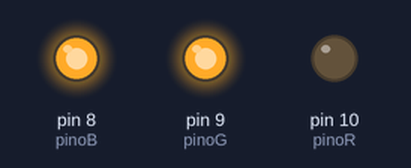
A sketch run on a simulated Arduino Uno, built with avr-gcc and run on an emulated ATmega328P. On the bench: output pins drawn as LEDs (lit = HIGH).

Above: at 5.05 s.
At 6.25 s:
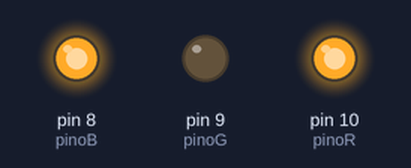
At 7.5 s:
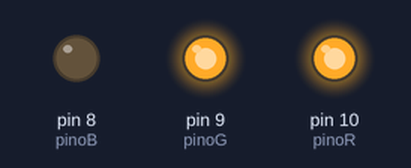
At 8.75 s:
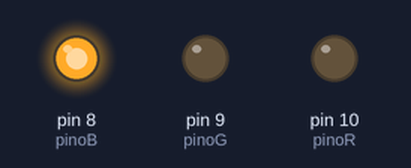
At 10.0 s:
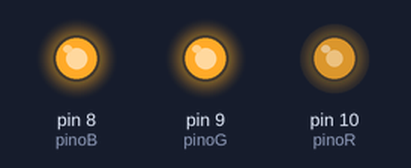
At 14.95 s:
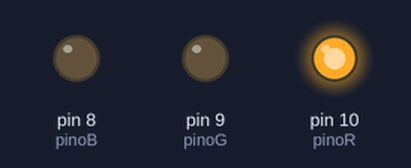
Timing chart, 0 to 18.0 s (numbered marks = the images above):
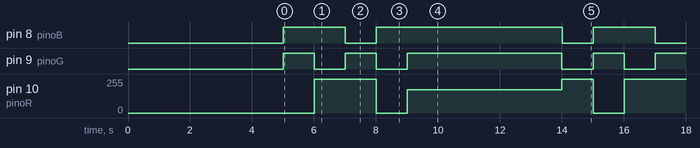

Measured:
- by itself, pin 8 (pinoB): repeats every 10.0 s: LOW 1.0 s, HIGH 6.0 s, LOW 1.0 s, HIGH 2.0 s
- by itself, pin 9 (pinoG): repeats every 10.0 s: LOW 1.0 s, HIGH 1.0 s, LOW 1.0 s, HIGH 5.0 s, LOW 1.0 s, HIGH 1.0 s
- by itself, pin 10 (pinoR): repeats every 10.0 s: 0/255 1.0 s, 175/255 5.0 s, 255/255 1.0 s, 0/255 1.0 s, 255/255 2.0 s

The sketch:

uno_rgb_led_intro.ino
```cpp
int pinoR = 10; //PINO DIGITAL EM QUE O TERMINAL 'R' ESTÁ CONECTADO
int pinoG = 9; //PINO DIGITAL EM QUE O TERMINAL 'G' ESTÁ CONECTADO
int pinoB = 8; //PINO DIGITAL EM QUE O TERMINAL 'B' ESTÁ CONECTADO
//COMENTE A LINHA ABAIXO SE O LED RGB QUE ESTÁ UTILIZANDO É CATODO COMUM
#define COMMON_ANODE

void setup(){
  delay(5000);
  pinMode(pinoR, OUTPUT); //DEFINE O PINO COMO SAÍDA
  pinMode(pinoG, OUTPUT); //DEFINE O PINO COMO SAÍDA
  pinMode(pinoB, OUTPUT); //DEFINE O PINO COMO SAÍDA
}

void loop(){
  setColor(255, 0, 0); //PARÂMETROS PARA PRODUZIR A COR VERMELHA
  delay(1000); //INTERVALO DE 1 SEGUNDO
  setColor(0, 255, 0); //PARÂMETROS PARA PRODUZIR A COR VERDE
  delay(1000); //INTERVALO DE 1 SEGUNDO
  setColor(0, 0, 255); //PARÂMETROS PARA PRODUZIR A COR AZUL
  delay(1000);//INTERVALO DE 1 SEGUNDO
  setColor(255, 255, 0); //PARÂMETROS PARA PRODUZIR A COR AMARELA
  delay(1000); //INTERVALO DE 1 SEGUNDO
  setColor(80, 0, 80); //PARÂMETROS PARA PRODUZIR A COR VIOLETA
  delay(5000); //INTERVALO DE 1 SEGUNDO
  setColor(0, 255, 255); //PARÂMETROS PARA PRODUZIR A COR AZUL AQUA
  delay(1000); //INTERVALO DE 1 SEGUNDO
}
//FUNÇÃO QUE PRODUZ O BRILHO DE CADA UM DOS LEDS DE ACORDO COM OS PARÂMETROS INFORMADOS
void setColor(int vermelho, int verde, int azul){

  #ifdef COMMON_ANODE //SE O LED RGB FOR DEFINIDO COMO ANODO COMUM, FAZ
    vermelho = 255 - vermelho; //VARIÁVEL RECEBE O RESULTADO DA OPERAÇÃO '255 MENOS O PARÂMETRO (vermelho) INFORMADO' NA CHAMADA DA FUNÇÃO
    verde = 255 - verde; //VARIÁVEL RECEBE O RESULTADO DA OPERAÇÃO '255 MENOS O PARÂMETRO (verde) INFORMADO' NA CHAMADA DA FUNÇÃO
    azul = 255 - azul; //VARIÁVEL RECEBE O RESULTADO DA OPERAÇÃO '255 MENOS O PARÂMETRO (azul) INFORMADO' NA CHAMADA DA FUNÇÃO
  #endif
  analogWrite(pinoR, vermelho); //DEFINE O BRILHO DO LED DE ACORDO COM O VALOR INFORMADO PELA VARIÁVEL 'vermelho'
  analogWrite(pinoG, verde); //DEFINE O BRILHO DO LED DE ACORDO COM O VALOR INFORMADO PELA VARIÁVEL 'verde'
  analogWrite(pinoB, azul); //DEFINE O BRILHO DO LED DE ACORDO COM O VALOR INFORMADO PELA VARIÁVEL 'azul'
}
```
